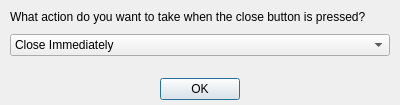
<?xml version="1.0" encoding="UTF-8"?>
<ui version="4.0">
 <class>DialogCloseType</class>
 <widget class="QDialog" name="DialogCloseType">
  <property name="windowModality">
   <enum>Qt::ApplicationModal</enum>
  </property>
  <property name="geometry">
   <rect>
    <x>0</x>
    <y>0</y>
    <width>400</width>
    <height>105</height>
   </rect>
  </property>
  <property name="minimumSize">
   <size>
    <width>400</width>
    <height>105</height>
   </size>
  </property>
  <property name="maximumSize">
   <size>
    <width>800</width>
    <height>200</height>
   </size>
  </property>
  <property name="windowTitle">
   <string>What Should The Close Button Do?</string>
  </property>
  <property name="windowIcon">
   <iconset resource="../Resource.qrc">
    <normaloff>:/Resource/Generic/Exit.png</normaloff>:/Resource/Generic/Exit.png</iconset>
  </property>
  <property name="autoFillBackground">
   <bool>true</bool>
  </property>
  <property name="modal">
   <bool>true</bool>
  </property>
  <layout class="QGridLayout" name="gridLayout">
   <property name="leftMargin">
    <number>10</number>
   </property>
   <property name="topMargin">
    <number>10</number>
   </property>
   <property name="rightMargin">
    <number>10</number>
   </property>
   <property name="bottomMargin">
    <number>5</number>
   </property>
   <property name="horizontalSpacing">
    <number>5</number>
   </property>
   <property name="verticalSpacing">
    <number>10</number>
   </property>
   <item row="2" column="1">
    <spacer name="verticalSpacer">
     <property name="orientation">
      <enum>Qt::Vertical</enum>
     </property>
     <property name="sizeHint" stdset="0">
      <size>
       <width>0</width>
       <height>0</height>
      </size>
     </property>
    </spacer>
   </item>
   <item row="3" column="0">
    <spacer name="horizontalSpacerLeftFooter">
     <property name="orientation">
      <enum>Qt::Horizontal</enum>
     </property>
     <property name="sizeHint" stdset="0">
      <size>
       <width>40</width>
       <height>20</height>
      </size>
     </property>
    </spacer>
   </item>
   <item row="3" column="1">
    <widget class="QPushButton" name="pushButtonOK">
     <property name="text">
      <string>OK</string>
     </property>
    </widget>
   </item>
   <item row="3" column="2">
    <spacer name="horizontalSpacerRightFooter">
     <property name="orientation">
      <enum>Qt::Horizontal</enum>
     </property>
     <property name="sizeHint" stdset="0">
      <size>
       <width>40</width>
       <height>20</height>
      </size>
     </property>
    </spacer>
   </item>
   <item row="1" column="0" colspan="3">
    <widget class="QComboBox" name="comboBoxCloseType">
     <item>
      <property name="text">
       <string>Close Immediately</string>
      </property>
      <property name="icon">
       <iconset resource="../Resource.qrc">
        <normaloff>:/Resource/Generic/Exit.png</normaloff>:/Resource/Generic/Exit.png</iconset>
      </property>
     </item>
     <item>
      <property name="text">
       <string>Minimize To Tray</string>
      </property>
      <property name="icon">
       <iconset resource="../Resource.qrc">
        <normaloff>:/Resource/Quazaa.png</normaloff>:/Resource/Quazaa.png</iconset>
      </property>
     </item>
     <item>
      <property name="text">
       <string>Close After Transfers</string>
      </property>
      <property name="icon">
       <iconset resource="../Resource.qrc">
        <normaloff>:/Resource/Generic/ExitAfterTransfers.png</normaloff>:/Resource/Generic/ExitAfterTransfers.png</iconset>
      </property>
     </item>
    </widget>
   </item>
   <item row="0" column="0" colspan="3">
    <widget class="QLabel" name="labelCloseType">
     <property name="text">
      <string>What action do you want to take when the close button is pressed?</string>
     </property>
    </widget>
   </item>
  </layout>
 </widget>
 <resources>
  <include location="../Resource.qrc"/>
 </resources>
 <connections/>
</ui>
